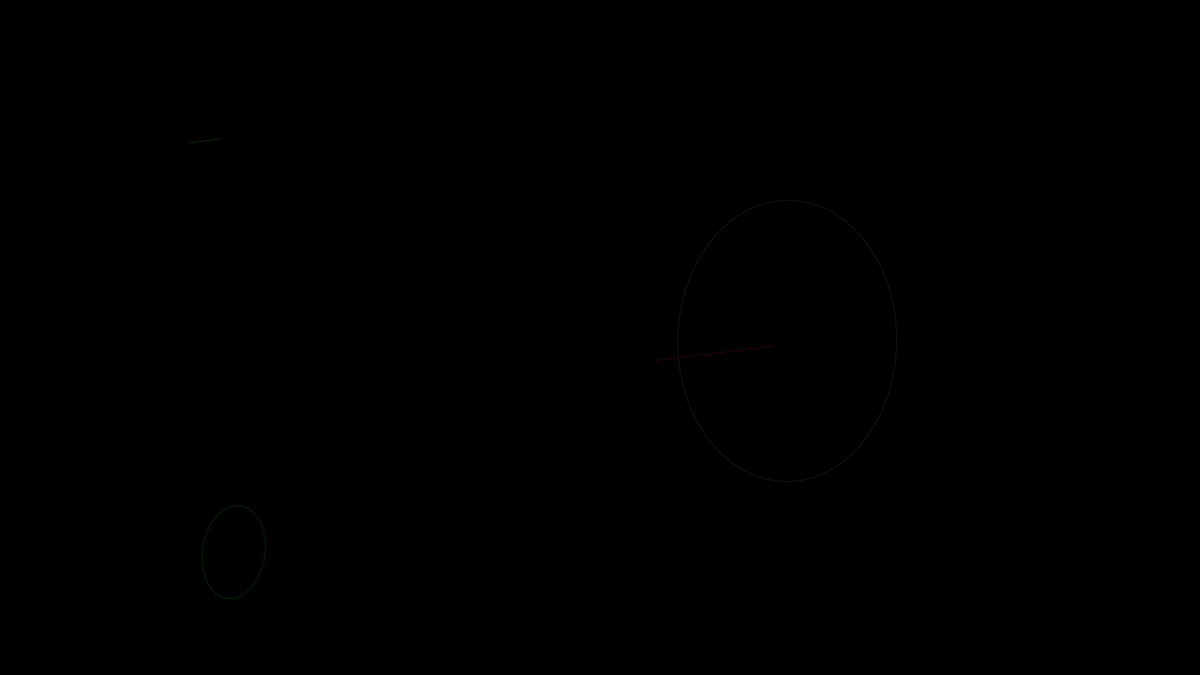
Frame 1 (no input)
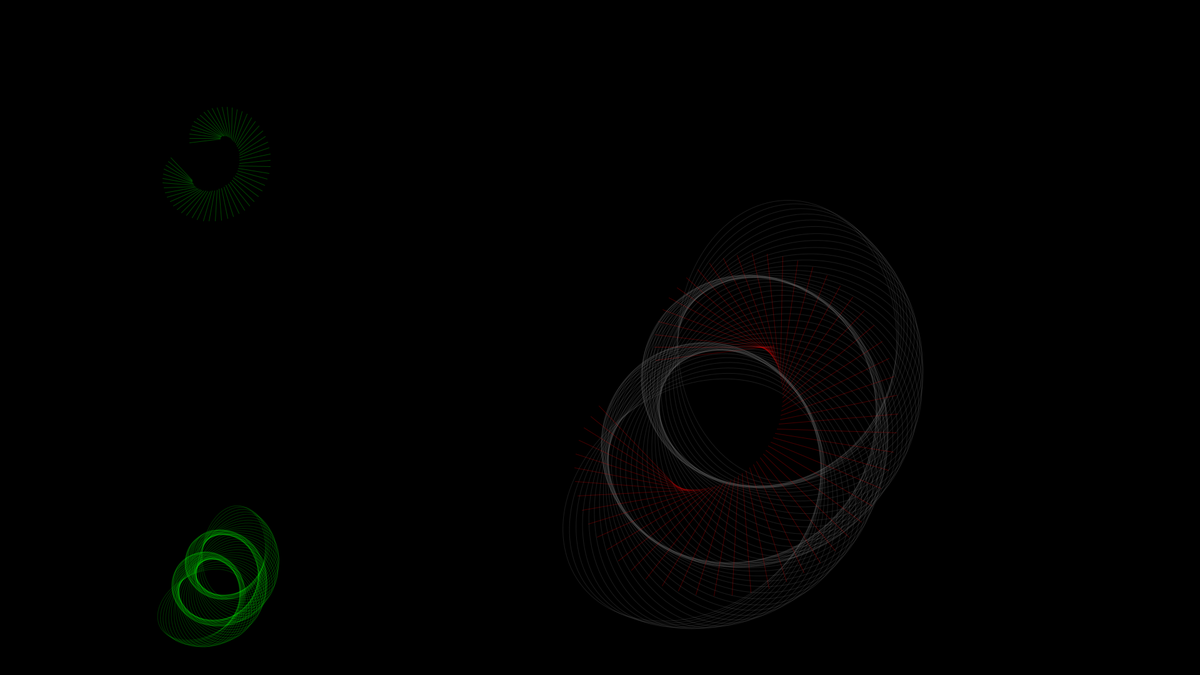
Frame 60 (the mouse pressed at the canvas centre just before this capture)
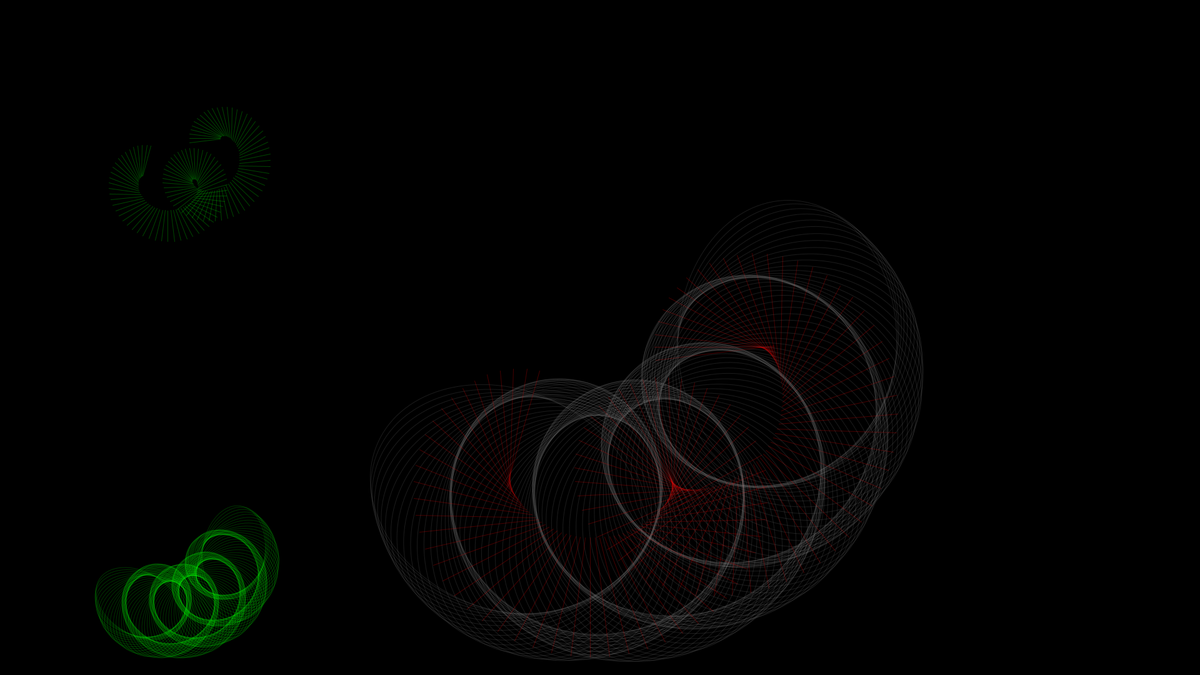
Frame 120 (the mouse held since frame 60 and released just before this capture)

The Processing sketch that drew these frames (run headless with seeded random() and noise(); from frame 60 on, the mouse is pressed at the canvas centre):

// Processing sketch: processing_42820
// ── processing_42820.pde

void setup() {
  size(1920, 1080);
  background(0, 0, 0);
}
 
int x = 1;//primary rotation
int y = 90;//rotatation at the radius
 
void draw() {
  noFill();
  
  //white ellipse
  stroke(140, 140, 140, 50);//цвет линии
  pushMatrix();
  translate(width/2, height/2); //установка новых местных координат(центр)
  rotate(radians(x));
  translate(300, 0);//radius
  rotate(radians(y + 90));//rotates the ellipse
  ellipse(0, 0, 350, 450);//grey ellipse
  popMatrix();
  y+=6;//rotation через 6
  x++;//keeps it rotating
  
  //red line
  stroke(255, 0, 0, 70);
  pushMatrix();
  translate(width/2, height/2);//установка новых местных координат(центр)
  rotate(radians(x));
  translate(300, 0);//radius
  rotate(radians(y + 30));//rotates the line
  line(150, 150, 15, 15);//red line
  popMatrix();
  
  //green line
  stroke(0, 255, 0, 70);
  pushMatrix();
  translate(width/7, height/5);//установка новых местных координат(центр)
  rotate(radians(x));
  translate(100, 0);//radius
  rotate(radians(y + 30));//rotates the line
  line(50, 50, 15, 15);//line
  popMatrix();
  
  //green ellipse
  stroke(0, 255, 0, 50);//цвет линии
  pushMatrix();
  translate(width/7, height-200); //установка новых местных координат(центр)
  rotate(radians(x));
  translate(100, 0);//radius
  rotate(radians(y + 90));//rotates the ellipse
  ellipse(0, 0, 100, 150);//ellipse
  popMatrix();
  
  
}                           
